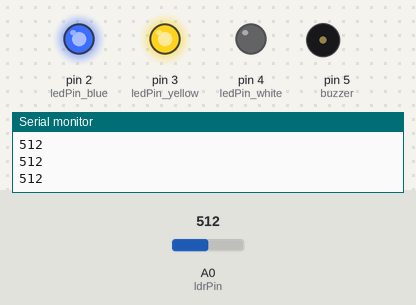
The sketch below on a simulated Arduino Uno, built with avr-gcc and run on an emulated ATmega328P. On the bench: output pins drawn as LEDs (lit = HIGH), buzzer (waves = sounding, pin HIGH), the last lines printed to the serial monitor. Inputs (shaded band) come from the test bench; at power-on: A0 (ldrPin) = 512.

Above: at 1.2 s.
1.3 s: A0 (ldrPin) set to 483
At 1.9 s:
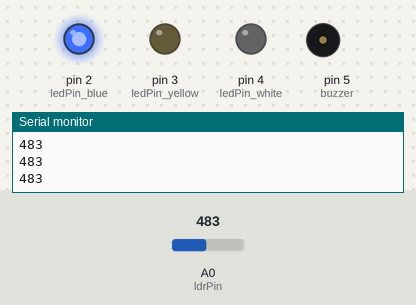
2.8 s: A0 (ldrPin) set to 417
4.3 s: A0 (ldrPin) set to 382
At 5.5 s:
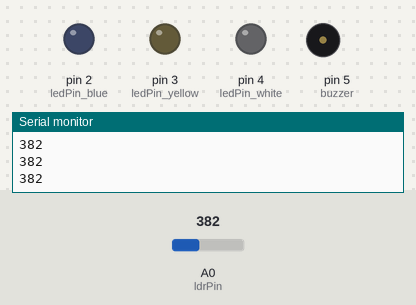
5.8 s: A0 (ldrPin) set to 610
At 7.0 s:
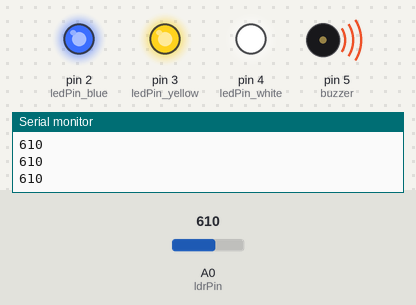
7.3 s: A0 (ldrPin) set to 593
At 8.3 s:
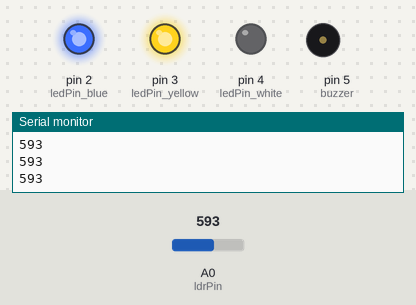
8.8 s: A0 (ldrPin) set to 490
At 9.7 s:
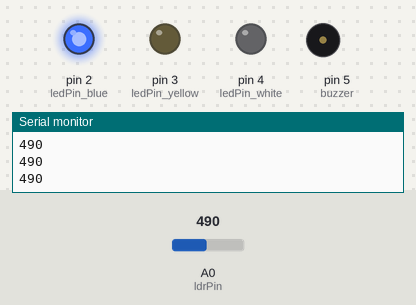
Timing chart, 0 to 11.3 s (numbered marks = the images above; inputs shaded):
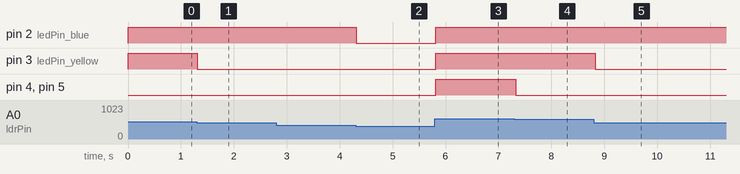

The sketch:

02-exercise.ino
```cpp
int ledPin_blue = 2;
int ledPin_yellow = 3;
int ledPin_white = 4;
int ldrPin = A0;
int ldrValor = 0;
int buzzer = 5;

void setup() {
  pinMode(ledPin_blue, OUTPUT);
  pinMode(ledPin_yellow, OUTPUT);
  pinMode(ledPin_white, OUTPUT);
  pinMode(buzzer, OUTPUT);
  Serial.begin(9600);
}

void loop() {
  ldrValor = analogRead(ldrPin);
  Serial.println(ldrValor);

  if (ldrValor > 600){
    digitalWrite(buzzer, HIGH);
    digitalWrite(ledPin_blue, HIGH);
    digitalWrite(ledPin_yellow, HIGH);
    digitalWrite(ledPin_white, HIGH);}
  else if (ldrValor > 500){
    digitalWrite(buzzer, LOW);
    digitalWrite(ledPin_blue, HIGH);
    digitalWrite(ledPin_yellow, HIGH);
	digitalWrite(ledPin_white, LOW);}
  else if (ldrValor > 400){
    digitalWrite(buzzer, LOW);
    digitalWrite(ledPin_blue, HIGH);
    digitalWrite(ledPin_yellow, LOW);
	digitalWrite(ledPin_white, LOW);
  }
  else{
    digitalWrite(buzzer, LOW);
    digitalWrite(ledPin_blue, LOW);
    digitalWrite(ledPin_yellow, LOW);
  	digitalWrite(ledPin_white, LOW);
  }

  delay(100);
}
```

Measured:
- the behaviour switches between 501 and 500 on A0 (ldrPin) (found by bisection; images 0 and 1)
- the behaviour switches between 401 and 400 on A0 (ldrPin) (found by bisection; images 1 and 2)
- the behaviour switches between 601 and 600 on A0 (ldrPin) (found by bisection; images 3 and 4)
- after the input at 1.3 s, pin 3 (ledPin_yellow): HIGH → LOW at once
- after the input at 4.3 s, pin 2 (ledPin_blue): HIGH → LOW at once
- after the input at 5.8 s, pin 2 (ledPin_blue), pin 3 (ledPin_yellow), pin 4 (ledPin_white), pin 5 (buzzer): LOW → HIGH at once
- after the input at 7.3 s, pin 4 (ledPin_white), pin 5 (buzzer): HIGH → LOW at once
- after the input at 8.8 s, pin 3 (ledPin_yellow): HIGH → LOW at once
